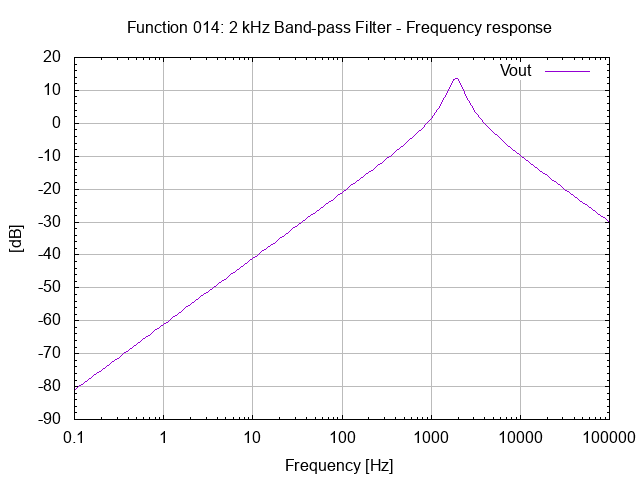

This chart was generated by the following gnuplot code:
# setup terminal
set term png

# setup graph
set output "26.014.00.00.01.png"
set title "Function 014: 2 kHz Band-pass Filter - Frequency response"

# setup Y-axis
set grid ytics lt 1 lw 1 lc rgb "#bbbbbb"
set mytics
set ylabel "[dB]"

#setup X-axis
set logscale x 10
set grid xtics lt 1 lw 1 lc rgb "#bbbbbb"
set xlabel "Frequency [Hz]"

# setup plot style
set style data lines
plot '26.014.00.00.01.dat' using 1:2 title "Vout"

# set output back to default
set output

# reset terminal type
set terminal pop
